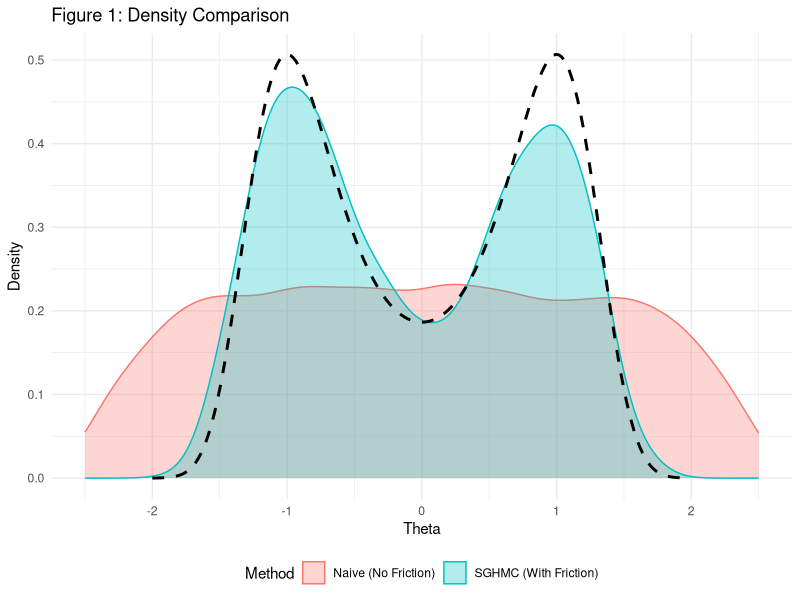
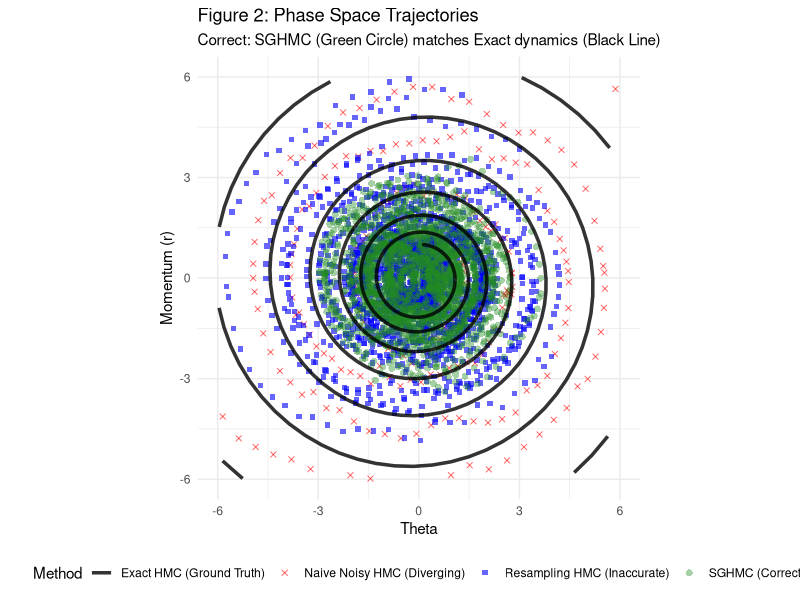
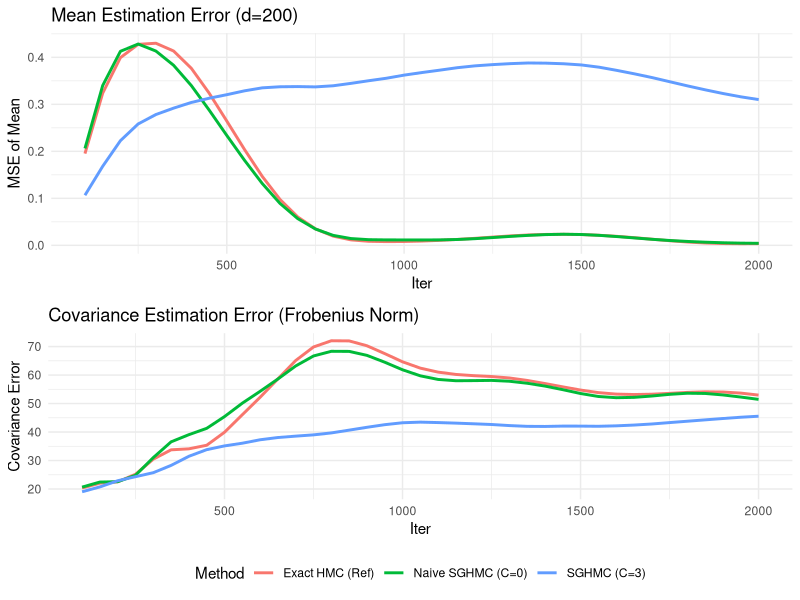

Generate these figures, in order, with R:
# hmc vs sghmc vs splitting sghmc vs adaptive mass sghmc vs cyclical(recent method)
# r implementation
# find simulation that sghmc with rcpp works best in perspective of precision and effiency
# proper simulaton: standard benchmark needed (before detailed alalysis, sghmc provides baseline)
# & unimodal case
# Find proper simulation where sghmc_rcpp is the best
# splitting: PyTorch 
# adaptive: python
# cyclical: PyTorch
# ===================================================================
# SGHMC paper simulation reproduction
# ===================================================================

library(ggplot2)
library(gridExtra)

# ===================================================================
# SECTION 1: SGHMC Density Comparison (Fig 1 Reproduction)
# ===================================================================

# [이전 코드와 동일한 sghmc 함수 유지]
sghmc <- function(grad_U_fn, theta_init, n_iter, epsilon, C, V_hat = 0, M = 1) {
  samples <- numeric(n_iter)
  theta <- theta_init
  r <- rnorm(1, 0, sqrt(M))
  
  B_hat <- 0.5 * epsilon * V_hat
  
  for (t in 1:n_iter) {
    theta <- theta + epsilon * (r / M)
    grad <- grad_U_fn(theta)
    noise_std <- sqrt(2 * (C - B_hat) * epsilon)
    if(is.nan(noise_std)) noise_std <- 0 
    
    noise <- rnorm(1, 0, noise_std)
    r <- r - epsilon * grad - epsilon * C * (r / M) + noise
    samples[t] <- theta
  }
  return(samples)
}

# -------------------------------------------------------------------
# 실험 1 설정 (Double Well Potential)
# -------------------------------------------------------------------
grad_U_noisy_double_well <- function(theta) {
  true_grad <- -4 * theta + 4 * theta^3
  noise <- rnorm(1, mean = 0, sd = 2) 
  return(true_grad + noise)
}

target_density <- function(x) {
  U <- -2 * x^2 + x^4
  exp(-U)
}
normalization_const <- integrate(target_density, -2.5, 2.5)$value

# 실험 1 실행
set.seed(42)
n_iter_fig1 <- 10000
epsilon_fig1 <- 0.1
samples_sghmc <- sghmc(grad_U_noisy_double_well, 0, n_iter_fig1, epsilon_fig1, C = 3, V_hat = 0)
samples_naive <- sghmc(grad_U_noisy_double_well, 0, n_iter_fig1, epsilon_fig1, C = 0, V_hat = 0)

# 실험 1 데이터 프레임
df_res_fig1 <- data.frame(
  theta = c(samples_sghmc, samples_naive),
  Method = rep(c("SGHMC (With Friction)", "Naive (No Friction)"), each = n_iter_fig1)
)

x_vals <- seq(-2, 2, length.out = 200)
y_vals <- target_density(x_vals) / normalization_const
df_true_fig1 <- data.frame(x = x_vals, y = y_vals)

plot_fig1 <- ggplot() +
  geom_density(data = df_res_fig1, aes(x = theta, color = Method, fill = Method), alpha = 0.3) +
  geom_line(data = df_true_fig1, aes(x = x, y = y), color = "black", size = 1, linetype = "dashed") +
  labs(title = "Figure 1: Density Comparison", x = "Theta", y = "Density") +
  theme_minimal() +
  scale_x_continuous(limits = c(-2.5, 2.5)) +
  theme(legend.position = "bottom")


# ===================================================================
# SECTION 2: Phase Space Trajectories (Fig 2 Reproduction)
# ===================================================================

# [수정됨] 데이터 프레임 생성 시 Factor 자동 변환 방지 (stringsAsFactors = FALSE)
simulate_trajectory <- function(method, n_iter, epsilon, theta_init = 0, r_init = 1) {
  
  theta_vals <- numeric(n_iter)
  r_vals <- numeric(n_iter)
  theta <- theta_init
  r <- r_init
  
  grad_noise_sd <- 2
  C_friction <- 0.5 * epsilon * (grad_noise_sd^2) 
  
  for (t in 1:n_iter) {
    true_grad <- theta
    if (method == "exact") {
      grad <- true_grad
    } else {
      grad <- true_grad + rnorm(1, 0, grad_noise_sd)
    }
    
    theta <- theta + epsilon * r
    
    if (method == "exact") {
      r <- r - epsilon * grad
    } else if (method == "sghmc") {
      r <- r - epsilon * grad - epsilon * C_friction * r
    } else {
      r <- r - epsilon * grad
    }
    
    if (method == "noisy_resample" && t %% 50 == 0) {
      r <- rnorm(1, 0, 1) 
    }
    
    theta_vals[t] <- theta
    r_vals[t] <- r
  }
  
  # 여기서 method를 character로 강제하고 stringsAsFactors=FALSE 사용
  return(data.frame(
    step = 1:n_iter, 
    theta = theta_vals, 
    r = r_vals, 
    method = as.character(method), 
    stringsAsFactors = FALSE
  ))
}

# -------------------------------------------------------------------
# 실험 2 실행
# -------------------------------------------------------------------
set.seed(123)
n_iter_fig2 <- 2000 
eps_fig2 <- 0.1

traj_exact <- simulate_trajectory("exact", n_iter_fig2, eps_fig2)
traj_naive <- simulate_trajectory("noisy_naive", n_iter_fig2, eps_fig2)
traj_resample <- simulate_trajectory("noisy_resample", n_iter_fig2, eps_fig2)
traj_sghmc <- simulate_trajectory("sghmc", n_iter_fig2, eps_fig2)

# 데이터 통합 (문자열 상태에서 병합하므로 안전함)
df_fig2 <- rbind(traj_naive, traj_resample, traj_sghmc, traj_exact)

# [중요] Factor 레벨 명시적 지정
df_fig2$method <- factor(df_fig2$method, 
                         levels = c("exact", "noisy_naive", "noisy_resample", "sghmc"))

# -------------------------------------------------------------------
# Figure 2 시각화 (개선된 버전)
# -------------------------------------------------------------------
# 1. 모든 점을 하나의 geom_point로 그립니다 (Size와 Alpha도 method에 따라 다르게 설정)
# 2. "exact"는 geom_path로 선을 그립니다.
# 3. Scale 함수에서 labels와 breaks를 통일하여 범례를 하나로 합칩니다.

plot_fig2 <- ggplot(df_fig2, aes(x = theta, y = r, color = method, shape = method)) +
  
  # 1. 점 그리기 (Size, Alpha도 매핑)
  geom_point(aes(size = method, alpha = method)) +
  
  # 2. 기준선 그리기 (Exact인 경우만 선으로 연결)
  geom_path(data = subset(df_fig2, method == "exact"), 
            size = 1.2, alpha = 0.8) +
  
  # --- 스케일 설정 (범례 이름 'Method'로 통일) ---
  
  # (1) 색상 (Color)
  scale_color_manual(
    name = "Method",
    breaks = c("exact", "noisy_naive", "noisy_resample", "sghmc"),
    labels = c("Exact HMC (Ground Truth)", "Naive Noisy HMC (Diverging)", 
               "Resampling HMC (Inaccurate)", "SGHMC (Correct)"),
    values = c("exact" = "black", "noisy_naive" = "red", 
               "noisy_resample" = "blue", "sghmc" = "forestgreen")
  ) +
  
  # (2) 모양 (Shape) - Exact는 NA로 설정하여 점을 숨김
  scale_shape_manual(
    name = "Method",
    breaks = c("exact", "noisy_naive", "noisy_resample", "sghmc"),
    labels = c("Exact HMC (Ground Truth)", "Naive Noisy HMC (Diverging)", 
               "Resampling HMC (Inaccurate)", "SGHMC (Correct)"),
    values = c("exact" = NA, "noisy_naive" = 4,      # 4: X shape
               "noisy_resample" = 15, "sghmc" = 16)  # 15: Square, 16: Circle
  ) +
  
  # (3) 크기 (Size) - SGHMC를 강조
  scale_size_manual(
    name = "Method",
    breaks = c("exact", "noisy_naive", "noisy_resample", "sghmc"),
    labels = c("Exact HMC (Ground Truth)", "Naive Noisy HMC (Diverging)", 
               "Resampling HMC (Inaccurate)", "SGHMC (Correct)"),
    values = c("exact" = 0.1, "noisy_naive" = 1.5, 
               "noisy_resample" = 1.5, "sghmc" = 2.0)
  ) +
  
  # (4) 투명도 (Alpha) - 겹침 방지
  scale_alpha_manual(
    name = "Method",
    breaks = c("exact", "noisy_naive", "noisy_resample", "sghmc"),
    labels = c("Exact HMC (Ground Truth)", "Naive Noisy HMC (Diverging)", 
               "Resampling HMC (Inaccurate)", "SGHMC (Correct)"),
    values = c("exact" = 0, "noisy_naive" = 0.6,    # exact 점은 완전 투명
               "noisy_resample" = 0.6, "sghmc" = 0.4)
  ) +
  
  labs(
    title = "Figure 2: Phase Space Trajectories",
    subtitle = "Correct: SGHMC (Green Circle) matches Exact dynamics (Black Line)",
    x = "Theta",
    y = "Momentum (r)"
  ) +
  theme_minimal() +
  theme(legend.position = "bottom", legend.box = "vertical") +
  coord_fixed() + 
  scale_x_continuous(limits = c(-6, 6)) +
  scale_y_continuous(limits = c(-6, 6))

print(plot_fig1)
print(plot_fig2)







# -------------------------------------------------------------------------
# Multivariate Gaussian covariance; hmc vs naive hmc vs sghmc
# -------------------------------------------------------------------------
library(ggplot2)
library(gridExtra)
# -------------------------------------------------------------------------
# 1. 다차원 지원 SGHMC 함수 (Algorithm 2 Implementation)
# -------------------------------------------------------------------------
sghmc_multidim <- function(grad_U_fn, theta_init, n_iter, epsilon, C, V_hat = 0, M = 1) {
  d <- length(theta_init)
  samples <- matrix(0, nrow = n_iter, ncol = d)
  
  theta <- theta_init
  r <- rnorm(d, 0, sqrt(M)) # Momentum r ~ N(0, M)
  
  # [Review Comment]
  # 논문의 Eq. 13 노이즈 항: N(0, 2(C - B_hat)epsilon)
  # 일반적으로 B_hat은 Gradient Noise의 추정치이므로 epsilon을 곱하지 않고 상수 취급하는 경우가 많으나,
  # 사용자 정의에 따라 V_hat의 스케일이 다를 수 있음. 여기서는 사용자 코드 로직을 유지하되
  # V_hat=0 입력 시 논문의 기본 friction 모드와 동일하게 작동함.
  B_hat <- 0.5 * epsilon * V_hat 
  
  # 노이즈 표준편차 계산
  # C > B_hat 이어야 함 (Friction이 Noise보다 커야 함)
  noise_var_term <- 2 * (C - B_hat) * epsilon
  if(noise_var_term < 0) {
    warning("Friction C must be greater than estimated noise B_hat.")
    noise_var_term <- 0
  }
  noise_std <- sqrt(noise_var_term)
  
  for (t in 1:n_iter) {
    # (A) Theta Update: theta_{t+1} <- theta_t + epsilon * M^-1 * r_t
    theta <- theta + epsilon * (r / M)
    
    # (B) Gradient Update: grad U(theta_{t+1})
    grad <- grad_U_fn(theta)
    
    # (C) Momentum Update: r_{t+1} ...
    # 논문 Eq 13: - epsilon * grad U - epsilon * C * M^-1 * r + Gaussian Noise
    noise <- rnorm(d, 0, noise_std)
    r <- r - epsilon * grad - epsilon * C * (r / M) + noise
    
    samples[t, ] <- theta
  }
  return(samples)
}

# -------------------------------------------------------------------------
# 2. 고차원 실험 설정 (Multivariate Gaussian Target)
# Target: N(0, Sigma)
# -------------------------------------------------------------------------

#d <- 50 # High Dimension
d <- 200
rho <- 0.5 # Correlation

# 공분산 행렬 (AR(1) 구조)
Sigma <- matrix(0, nrow = d, ncol = d)
for (i in 1:d) {
  for (j in 1:d) {
    Sigma[i, j] <- rho^abs(i - j)
  }
}
Sigma_inv <- solve(Sigma) # Precision Matrix

# Stochastic Gradient 함수
# Minibatch 효과를 시뮬레이션하기 위해 True Gradient에 Gaussian Noise 추가
grad_U_high_dim <- function(theta) {
  true_grad <- as.vector(Sigma_inv %*% theta)
  
  # Noise Scale (논문의 Gradient Noise 시뮬레이션)
  noise_scale <- 1.0 
  grad_noise <- rnorm(length(theta), 0, noise_scale)
  
  return(true_grad + grad_noise)
}

# -------------------------------------------------------------------------
# 3. 실험 실행 (Simulation)
# -------------------------------------------------------------------------
set.seed(2024)
n_iter_hd <- 2000   # 반복 횟수 조정 (빠른 확인용)
epsilon_hd <- 0.01
theta_init_hd <- rep(0, d)

# (1) Naive SGHMC (No Friction, C=0)
# 이론적으로 발산하거나 온도가 너무 높게 측정됨
samples_naive_hd <- sghmc_multidim(grad_U_high_dim, theta_init_hd, n_iter_hd, epsilon_hd, C = 0)

# (2) SGHMC (With Friction, C=3)
# Friction이 Noise를 상쇄하여 적절한 분포 수렴 유도
samples_sghmc_hd <- sghmc_multidim(grad_U_high_dim, theta_init_hd, n_iter_hd, epsilon_hd, C = 3)

# (3) Exact HMC (Reference, No Noise in Gradient, C=0)
grad_U_exact <- function(theta) { as.vector(Sigma_inv %*% theta) }
samples_exact_hd <- sghmc_multidim(grad_U_exact, theta_init_hd, n_iter_hd, epsilon_hd, C = 0)

# -------------------------------------------------------------------------
# 4. 성능 평가 (Evaluation)
# -------------------------------------------------------------------------
evaluate_performance <- function(samples, true_mean, true_cov) {
  n <- nrow(samples)
  # 평가 간격 (Burn-in 고려하여 100부터 시작)
  check_points <- seq(100, n, by = 50)
  
  res_df <- data.frame()
  
  for (t in check_points) {
    # Burn-in 없이 처음부터 누적 (간단한 비교용)
    current_samples <- samples[1:t, ]
    
    # Mean Error (MSE)
    est_mean <- colMeans(current_samples)
    err_mean <- mean((est_mean - true_mean)^2) 
    
    # Covariance Error (Frobenius Norm)
    est_cov <- cov(current_samples)
    err_cov <- sqrt(sum((est_cov - true_cov)^2))
    
    res_df <- rbind(res_df, data.frame(Iter = t, MeanError = err_mean, CovError = err_cov))
  }
  return(res_df)
}

true_mean <- rep(0, d)

df_naive <- evaluate_performance(samples_naive_hd, true_mean, Sigma)
df_naive$Method <- "Naive SGHMC (C=0)"

df_sghmc <- evaluate_performance(samples_sghmc_hd, true_mean, Sigma)
df_sghmc$Method <- "SGHMC (C=3)"

df_exact <- evaluate_performance(samples_exact_hd, true_mean, Sigma)
df_exact$Method <- "Exact HMC (Ref)"

df_total <- rbind(df_naive, df_sghmc, df_exact)

# -------------------------------------------------------------------------
# 5. 결과 시각화
# -------------------------------------------------------------------------
p1 <- ggplot(df_total, aes(x = Iter, y = MeanError, color = Method)) +
  geom_line(linewidth = 1) +
  labs(title = paste0("Mean Estimation Error (d=", d, ")"),
       y = "MSE of Mean") +
  theme_minimal() + 
  theme(legend.position = "none")

p2 <- ggplot(df_total, aes(x = Iter, y = CovError, color = Method)) +
  geom_line(linewidth = 1) +
  labs(title = "Covariance Estimation Error (Frobenius Norm)",
       y = "Covariance Error") +
  theme_minimal() + 
  theme(legend.position = "bottom")

# 결과 출력
grid.arrange(p1, p2, ncol = 1)





